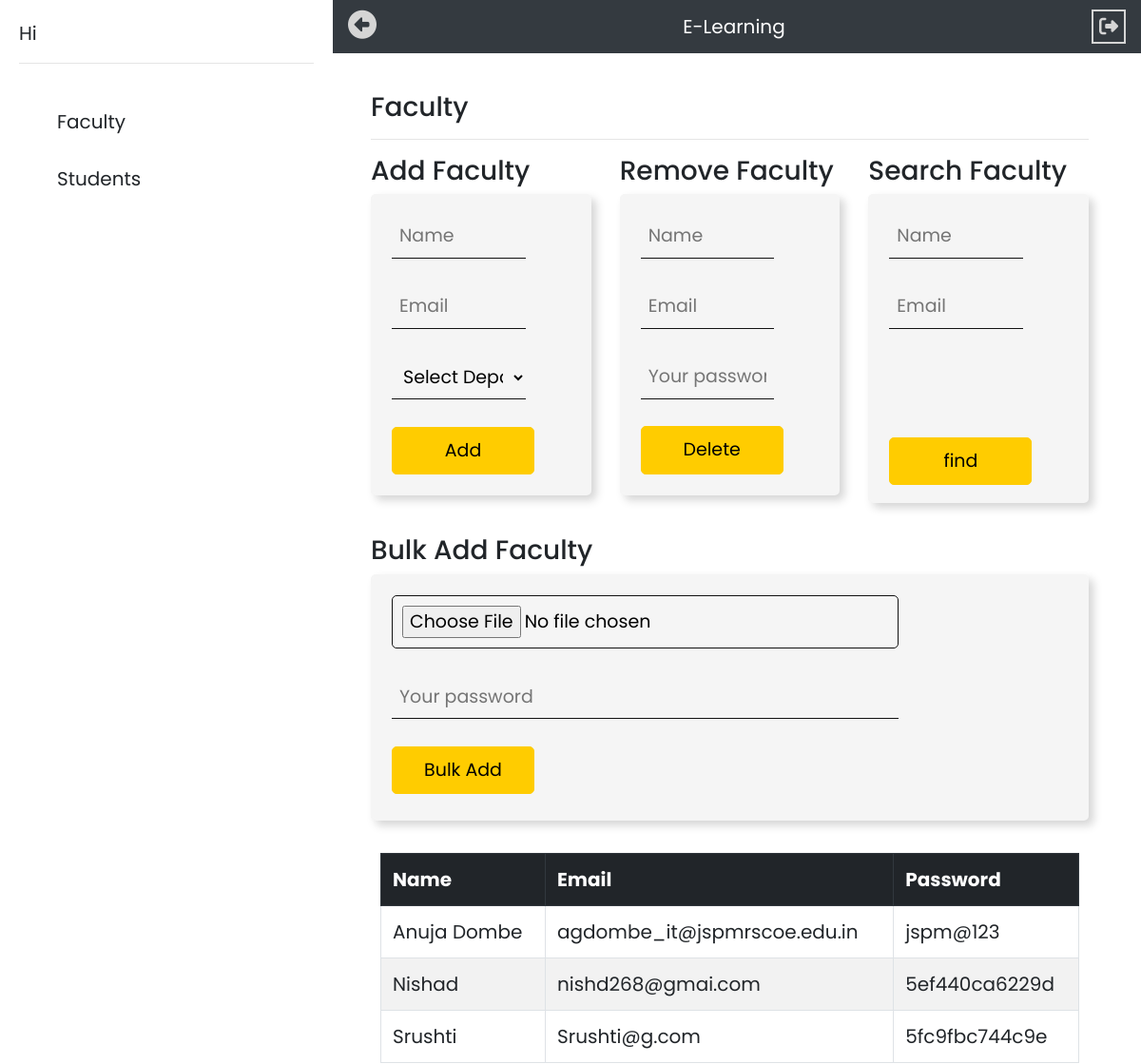
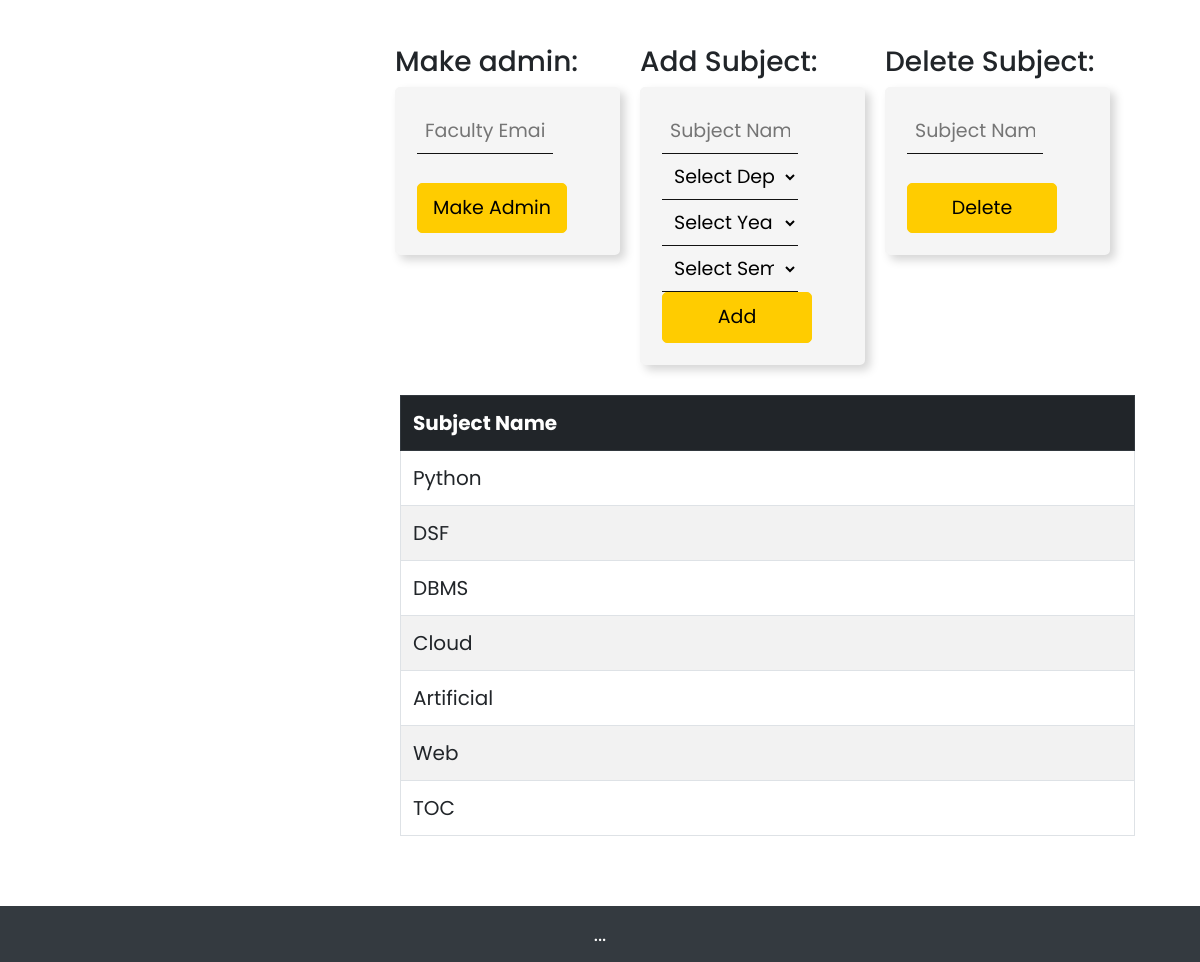
/Admin/admin.php, run on the app's committed database (2 pictures, top to bottom).
### tables this page shows
CREATE TABLE `user` (
  `name` text NOT NULL,
  `email` varchar(255) NOT NULL,
  `pass` text NOT NULL,
  `pos` varchar(3) NOT NULL,
  `dept` varchar(255) NOT NULL,
  `year` varchar(255) NOT NULL
);

CREATE TABLE `subjects` (
  `subject_Id` int(11) NOT NULL,
  `subject` varchar(255) NOT NULL,
  `year` varchar(3) NOT NULL,
  `dept` varchar(255) NOT NULL,
  `sem` int(11) NOT NULL
);

### Admin/adminFaculty.php (the view, shortened to what this page needs)
     <div id="faculty" style="display: none;">
      <h3>Faculty</h3>
      <hr>
      <div class="row">
        <div class="col adminpad">
          <h3>Add Faculty</h3>
              <form method='POST' action='admin.php' class="fc">
                  <input type="text" name="name" placeholder="Name"><br><br>
                  <input type="email" name="email" placeholder="Email"><br><br>
                    <select name="dept" id="dept">
                      <option value="">Select Department</option>
                    </select><br><br>
                  <input type="submit" name="addfaculty" value="Add">&nbsp;&nbsp;&nbsp;
               </form>
        </div>
        <div class="col adminpad">
          <h3>Remove Faculty</h3>
              <form method='POST' action='admin.php' class="fc">
                  <input type="text" name="name" placeholder="Name"><br><br>
                  <input type="email" name="email" placeholder="Email"><br><br>
                  <input type="password" name="password" placeholder="Your password"><br><br>
                  <input type="submit" name="delfaculty" value="Delete">
               </form>
        </div>
        <div class="col adminpad">
          <h3>Search Faculty</h3>
              <div class="fc" style="height: 88%;">
              <form method='POST' action='admin.php'>
                  <input type="text" name="name" placeholder="Name"><br><br>
                  <input type="email" name="email" placeholder="Email" id="find"><br><br><br>
                  <br><br>
                  <input type="submit" name="findteacher" value="find">
              </form>
                </div>
        </div>
        <div class="col adminpad">
          <h3>Bulk Add Faculty</h3>
              <form method='POST' action='admin.php' class="fc" style="height: 88%;" enctype='multipart/form-data'>
                  <input type="file" name="fl"><br><br>
                  <input type="password" name="password" placeholder="Your password"><br><br>
                  <input type="submit" name="bulkaddfaculty" value="Bulk Add">
               </form>
        </div>
   </div>
    <div class="table-responsive pad">
    <table class="table table-bordered  table-striped">
      <tr class="thead-dark"><th>Name</th><th>Email</th><th>Password</th></tr>
      <?php
         $q="SELECT * FROM user WHERE pos='T' ORDER BY name asc";
         $run=mysqli_query($conn,$q);
         while($row=mysqli_fetch_assoc($run))
         {
         echo "<tr><td>".$row['name']."</td>
         <td>".$row['email']."</td>
         <td>".$row['pass']."</td>
          <input type='hidden' name='em' value='".$row['email']."'>";
       }
      ?>
    </table>
  </div>
  <div class="row pad" style="width: 100%; ">
      <div class="col-lg-4 sm-12 md-12 pad">
      <span><h3>Make admin:</h3></span>
      <form class="fc" method="post" action="admin.php"><input type="email" name="email" placeholder="Faculty Email"><br><br><input type="submit" name="mkadmin" value="Make Admin"></form>  </div>
      <div class="col-lg-4 sm-12 md-12 pad">
      <span><h3>Add Subject:</h3></span>
      <form class="fc" method="post" action="admin.php">
        <input type="text" name="sub" placeholder="Subject Name">
        <select name="dept" id="dept">
            <option value="">Select Department</option>
        </select>
        <select name="year" id="year">
          <option value="" disabled selected>Select Year</option>
      </select>
      <select name="sem" id="sem">
      <option value="" disabled selected>Select Semester</option>
      </select>
        <input type="submit" name="addsub" value="Add">
      </form>  </div>
      <div class="col-lg-4 sm-12 md-12 pad">
      <span><h3>Delete Subject:</h3></span>
      <form class="fc" method="post" action="admin.php"><input type="text" name="sub" placeholder="Subject Name"><br><br><input type="submit" name="delsub" value="Delete"></form>  </div>
    </div>
 <div class="table-responsive pad">
    <table class="table table-bordered  table-striped">
      <tr class="thead-dark"><th>Subject Name</th></tr>
      <?php
         $q="SELECT * FROM subjects";
         $run=mysqli_query($conn,$q);
         while($row=mysqli_fetch_assoc($run))
         {
         echo "<tr><td>".$row['subject']."</td>";
         }
      ?>
    </table>
  </div>
  </div>
</div>

### Admin/admin.php (shortened to what this page needs)
<?php
              include 'connection.php';
               $name=$_SESSION['admin_user_name'];
?>
<!DOCTYPE html>
<html>
<head>
 <?php include '../links.php'; ?>
</head>
<body>
<div id="sb">
    Hi <?php echo $name ;?>
    <hr>
    <br>
    <ul style="list-style-type: none;">
      <li id="fac" onclick="show('faculty','fac')">Faculty</li><br>
      <li id="stu" onclick="show('student','stu')">Students</li><br>
    </ul>
  </div>
    <nav class="navbar navbar-expand-lg navbar-dark bg-dark sticky-top">
         <ul class="navbar-nav mr-auto">
      <li class="nav-item active">
        <i id="tg" class='fas fa-arrow-alt-circle-right' style='color:#d5d5d5;font-size: 30px;'></i>
      </li>
    </ul>
      <a class="navbar-brand mx-auto" href="#">E-Learning</a>
      <ul class="navbar-nav ml-auto">
      <li class="nav-item active">
        <form method="post">
        <button  type="submit" name='lgt' style="border:2px solid #d5d5d5; background-color: transparent;color: #d5d5d5;"><i class="fas fa-sign-out-alt"></i></button>
        </form>
      </li>
   </ul>
    </nav>
    <div class="container-fluid">
      <div class="row pad">
        <div class="col-lg-12 sm-auto md-12 pad2" id="body">
            <?php include 'adminFaculty.php'; ?>
            </div>
        </div>
      <br><br>
      <div class="navbar navbar-expand-lg navbar-dark bg-dark" id="footer">
        <a class="navbar-brand mx-auto">...</a>
      </div>
</body>
</html>

### links.php (shortened to what this page needs)
<link rel="stylesheet" href="https://maxcdn.bootstrapcdn.com/bootstrap/4.0.0/css/bootstrap.min.css">

### style.php (style rules this page uses)
body { font-family: 'Poppins', sans-serif; font-size: 20px; -webkit-user-select: none; -moz-user-select: none; -ms-user-select: none; user-select: none; }
.pad2 { padding:30px; }
.adminpad { padding-bottom:30px; }
#sb { background-color: #ffffff; float: left; padding: 20px; width: 350px; height: 100vh; display: none; position: relative; }
#sb li { cursor: pointer; }
.pad { padding: 10px; }
.fc { padding: 20px; background-color: #f5f5f5; border-radius: 5px; border:2px solid #f5f5f5; box-shadow: 5px 5px 10px #d5d5d5; font-size:19px; }
.fc input,select { border:none; border-bottom: 1px solid #121212; background-color:#f5f5f5; padding: 8px; width:75%; display: inline-block; }
.fc input[type=submit] { background-color:#ffcc00 !important; border:1px solid #ffcc00 !important; color: black !important; padding: 10px; border-radius: 5px; width: 150px; }
.fc input[type=file] { background-color:#f5f5f5 !important; border:1px solid #121212 !important; color: black !important; padding: 10px; border-radius: 5px; }
#footer { position: fixed; left: 0; bottom: 0; width: 100vw; color: white; }

### data on the page
user: name "Anuja Dombe", email "agdombe_it@jspmrscoe.edu.in", pass "jspm@123"
user: name "Nishad", email "nishd268@gmai.com", pass "5ef440ca6229d"
user: name "Srushti", email "Srushti@g.com", pass "5fc9fbc744c9e"
subjects: subject "Python"
subjects: subject "DSF"
subjects: subject "DBMS"
subjects: subject "Cloud"
subjects: subject "Artificial"
subjects: subject "Web"
subjects: subject "TOC"
